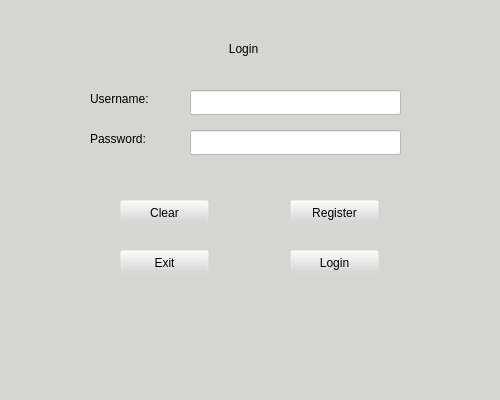
<?xml version="1.0" encoding="UTF-8"?>
<ui version="4.0">
 <class>LoginWindow</class>
 <widget class="QMainWindow" name="LoginWindow">
  <property name="geometry">
   <rect>
    <x>0</x>
    <y>0</y>
    <width>500</width>
    <height>400</height>
   </rect>
  </property>
  <property name="windowTitle">
   <string>LoginWindow</string>
  </property>
  <property name="styleSheet">
   <string notr="true">background-color: rgb(211, 215, 207);</string>
  </property>
  <widget class="QWidget" name="centralwidget">
   <widget class="QStackedWidget" name="stackedWidget">
    <property name="geometry">
     <rect>
      <x>0</x>
      <y>-20</y>
      <width>500</width>
      <height>400</height>
     </rect>
    </property>
    <widget class="QWidget" name="page">
     <property name="styleSheet">
      <string notr="true">background-color: rgba(211, 215, 207,0);</string>
     </property>
     <widget class="QLineEdit" name="UsernameInputBox">
      <property name="geometry">
       <rect>
        <x>190</x>
        <y>110</y>
        <width>211</width>
        <height>25</height>
       </rect>
      </property>
      <property name="styleSheet">
       <string notr="true">background-color: rgb(255, 255, 255);</string>
      </property>
     </widget>
     <widget class="QLineEdit" name="PasswordInputBox">
      <property name="geometry">
       <rect>
        <x>190</x>
        <y>150</y>
        <width>211</width>
        <height>25</height>
       </rect>
      </property>
      <property name="styleSheet">
       <string notr="true">background-color: rgb(255, 255, 255);</string>
      </property>
     </widget>
     <widget class="QPushButton" name="ClearButton">
      <property name="geometry">
       <rect>
        <x>120</x>
        <y>220</y>
        <width>89</width>
        <height>25</height>
       </rect>
      </property>
      <property name="styleSheet">
       <string notr="true"/>
      </property>
      <property name="text">
       <string>Clear</string>
      </property>
     </widget>
     <widget class="QPushButton" name="RegisterButton">
      <property name="geometry">
       <rect>
        <x>290</x>
        <y>220</y>
        <width>89</width>
        <height>25</height>
       </rect>
      </property>
      <property name="text">
       <string>Register</string>
      </property>
     </widget>
     <widget class="QPushButton" name="ExitButton">
      <property name="geometry">
       <rect>
        <x>120</x>
        <y>270</y>
        <width>89</width>
        <height>25</height>
       </rect>
      </property>
      <property name="text">
       <string>Exit</string>
      </property>
     </widget>
     <widget class="QPushButton" name="LoginButton">
      <property name="geometry">
       <rect>
        <x>290</x>
        <y>270</y>
        <width>89</width>
        <height>25</height>
       </rect>
      </property>
      <property name="text">
       <string>Login</string>
      </property>
     </widget>
     <widget class="QLabel" name="UsernameLabel">
      <property name="geometry">
       <rect>
        <x>90</x>
        <y>110</y>
        <width>71</width>
        <height>17</height>
       </rect>
      </property>
      <property name="text">
       <string>Username:</string>
      </property>
     </widget>
     <widget class="QLabel" name="PasswordLabel">
      <property name="geometry">
       <rect>
        <x>90</x>
        <y>150</y>
        <width>67</width>
        <height>17</height>
       </rect>
      </property>
      <property name="text">
       <string>Password:</string>
      </property>
     </widget>
     <widget class="QLabel" name="label">
      <property name="geometry">
       <rect>
        <x>210</x>
        <y>60</y>
        <width>67</width>
        <height>17</height>
       </rect>
      </property>
      <property name="text">
       <string>Login</string>
      </property>
      <property name="alignment">
       <set>Qt::AlignCenter</set>
      </property>
     </widget>
    </widget>
   </widget>
  </widget>
  <widget class="QMenuBar" name="menubar">
   <property name="geometry">
    <rect>
     <x>0</x>
     <y>0</y>
     <width>500</width>
     <height>22</height>
    </rect>
   </property>
  </widget>
  <widget class="QStatusBar" name="statusbar"/>
 </widget>
 <resources/>
 <connections/>
</ui>
